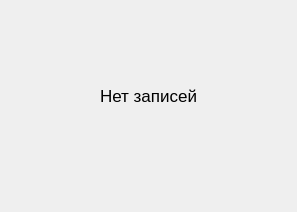
<?xml version="1.0" encoding="UTF-8"?>
<ui version="4.0">
 <class>emptyReqestForm</class>
 <widget class="QWidget" name="emptyReqestForm">
  <property name="geometry">
   <rect>
    <x>0</x>
    <y>0</y>
    <width>297</width>
    <height>212</height>
   </rect>
  </property>
  <property name="windowTitle">
   <string>Добавление пользователя</string>
  </property>
  <widget class="QLabel" name="label">
   <property name="geometry">
    <rect>
     <x>100</x>
     <y>70</y>
     <width>111</width>
     <height>51</height>
    </rect>
   </property>
   <property name="font">
    <font>
     <pointsize>13</pointsize>
    </font>
   </property>
   <property name="text">
    <string>Нет записей</string>
   </property>
  </widget>
 </widget>
 <resources/>
 <connections/>
</ui>
